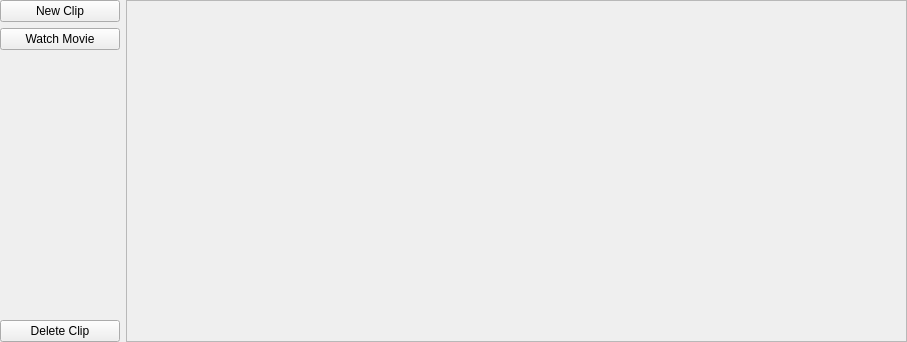
<?xml version="1.0" encoding="UTF-8"?>
<ui version="4.0">
 <class>MovieEditor</class>
 <widget class="QWidget" name="MovieEditor">
  <property name="geometry">
   <rect>
    <x>0</x>
    <y>0</y>
    <width>907</width>
    <height>342</height>
   </rect>
  </property>
  <property name="windowTitle">
   <string>Form</string>
  </property>
  <layout class="QHBoxLayout" name="horizontalLayout">
   <property name="leftMargin">
    <number>0</number>
   </property>
   <property name="topMargin">
    <number>0</number>
   </property>
   <property name="rightMargin">
    <number>0</number>
   </property>
   <property name="bottomMargin">
    <number>0</number>
   </property>
   <item>
    <widget class="QWidget" name="widget" native="true">
     <property name="maximumSize">
      <size>
       <width>120</width>
       <height>16777215</height>
      </size>
     </property>
     <layout class="QVBoxLayout" name="verticalLayout">
      <property name="leftMargin">
       <number>0</number>
      </property>
      <property name="topMargin">
       <number>0</number>
      </property>
      <property name="rightMargin">
       <number>0</number>
      </property>
      <property name="bottomMargin">
       <number>0</number>
      </property>
      <item>
       <widget class="QPushButton" name="newClipButton">
        <property name="text">
         <string>New Clip</string>
        </property>
       </widget>
      </item>
      <item>
       <widget class="QPushButton" name="watchMovieButton">
        <property name="text">
         <string>Watch Movie</string>
        </property>
       </widget>
      </item>
      <item>
       <spacer name="verticalSpacer">
        <property name="orientation">
         <enum>Qt::Vertical</enum>
        </property>
        <property name="sizeHint" stdset="0">
         <size>
          <width>20</width>
          <height>281</height>
         </size>
        </property>
       </spacer>
      </item>
      <item>
       <widget class="QPushButton" name="deleteClipButton">
        <property name="text">
         <string>Delete Clip</string>
        </property>
       </widget>
      </item>
     </layout>
    </widget>
   </item>
   <item>
    <widget class="QFrame" name="timelineWidget">
     <property name="frameShape">
      <enum>QFrame::StyledPanel</enum>
     </property>
     <property name="frameShadow">
      <enum>QFrame::Sunken</enum>
     </property>
    </widget>
   </item>
  </layout>
 </widget>
 <resources/>
 <connections/>
</ui>
